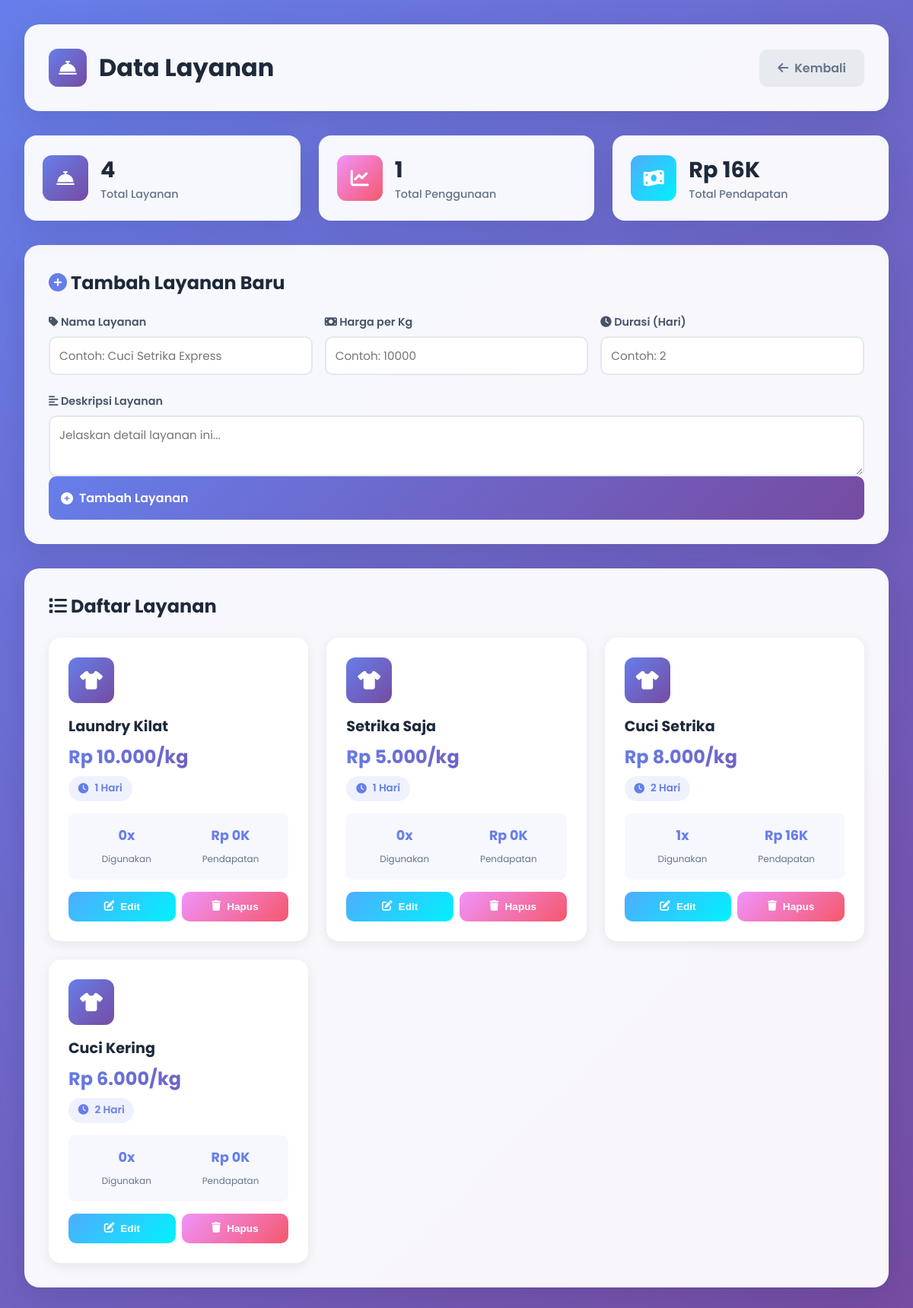
Before: /layanan.php (signed in) with the older database file.
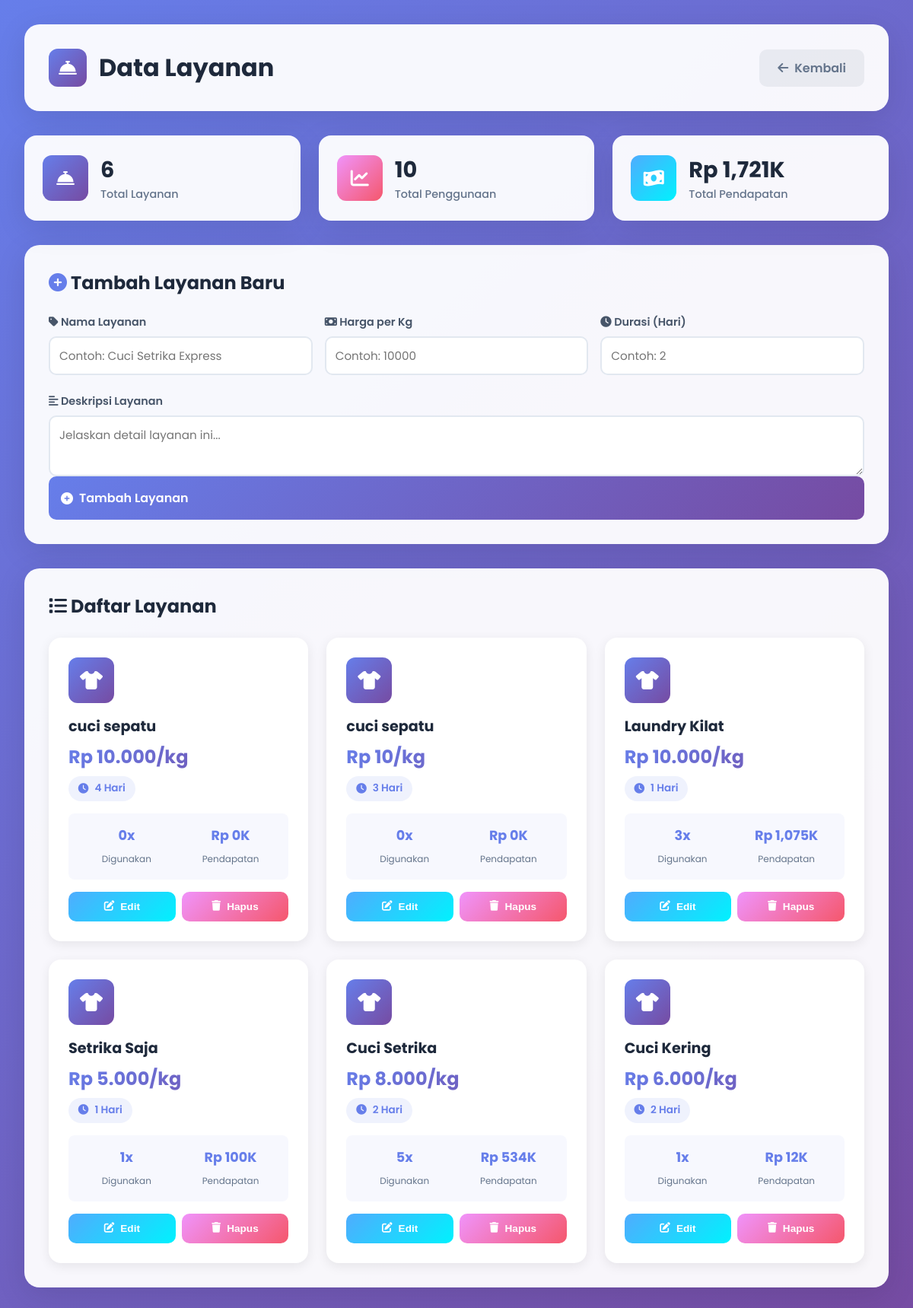
After: the same page with the newer database file.
### tables this page shows
CREATE TABLE `layanan` (
  `id_layanan` int(11) NOT NULL,
  `nama_layanan` varchar(100) NOT NULL,
  `harga_per_kg` decimal(10,2) NOT NULL,
  `durasi_hari` int(11) NOT NULL,
  `deskripsi` text DEFAULT NULL
);

### layanan.php (the view, shortened to what the changed rows need)
<?php
$koneksi = new mysqli("localhost", "root", "", "laundry_db");
$layananData = [];
$sql = "SELECT l.*,
        COUNT(dt.id_detail) as total_penggunaan,
        COALESCE(SUM(dt.subtotal), 0) as total_pendapatan
        FROM layanan l
        LEFT JOIN detail_transaksi dt ON l.id_layanan = dt.id_layanan
        LEFT JOIN transaksi t ON dt.id_transaksi = t.id_transaksi AND t.STATUS = 'selesai'
        GROUP BY l.id_layanan
        ORDER BY l.id_layanan DESC";
$result = $koneksi->query($sql);
while ($row = $result->fetch_assoc()) {
    $layananData[] = $row;
}
$totalLayanan = count($layananData);
?>
<!DOCTYPE html>
<html lang="id">
<head>
    <link href="https://cdnjs.cloudflare.com/ajax/libs/font-awesome/6.4.0/css/all.min.css" rel="stylesheet">
</head>
<body>
    <div class="container">
        <div class="header">
            <h1>
                <div class="icon">
                    <i class="fas fa-concierge-bell"></i>
                </div>
                Data Layanan
            </h1>
        </div>
        <div class="stats-row">
            <div class="stat-box">
                <div class="stat-info">
                    <h3><?php echo $totalLayanan; ?></h3>
                    <p>Total Layanan</p>
                </div>
            </div>
            <div class="stat-box">
                <div class="stat-info">
                    <h3><?php
                        $totalPenggunaan = array_sum(array_column($layananData, 'total_penggunaan'));
                        echo $totalPenggunaan;
                    ?></h3>
                    <p>Total Penggunaan</p>
                </div>
            </div>
            <div class="stat-box">
                <div class="stat-info">
                    <h3>Rp <?php
                        $totalPendapatan = array_sum(array_column($layananData, 'total_pendapatan'));
                        echo number_format($totalPendapatan/1000, 0);
                    ?>K</h3>
                    <p>Total Pendapatan</p>
                </div>
            </div>
        </div>
        <div class="card">
            <h2 style="margin-bottom: 1.5rem; color: #1e293b;">
                <i class="fas fa-plus-circle" style="color: #667eea;"></i> Tambah Layanan Baru
            </h2>
        </div>
        <div class="card">
            <h2 style="margin-bottom: 1.5rem; color: #1e293b;">
                <i class="fas fa-list"></i> Daftar Layanan
            </h2>
            <?php if (count($layananData) > 0): ?>
            <div class="services-grid">
                <?php foreach ($layananData as $service): ?>
                <div class="service-card">
                    <div class="service-icon">
                        <i class="fas fa-tshirt"></i>
                    </div>
                    <div class="service-header">
                        <h3><?php echo $service['nama_layanan']; ?></h3>
                    </div>
                    <div class="service-price">
                        Rp <?php echo number_format($service['harga_per_kg'], 0, ',', '.'); ?>/kg
                    </div>
                    <div class="service-duration">
                        <i class="fas fa-clock"></i>
                        <?php echo $service['durasi_hari']; ?> Hari
                    </div>
                    <div class="service-stats">
                        <div class="stat-item">
                            <strong><?php echo $service['total_penggunaan']; ?>x</strong>
                            <span>Digunakan</span>
                        </div>
                        <div class="stat-item">
                            <strong>Rp <?php echo number_format($service['total_pendapatan']/1000, 0); ?>K</strong>
                            <span>Pendapatan</span>
                        </div>
                    </div>
                    <div class="service-actions">
                        <button class="btn-action btn-edit" onclick="editService(<?php echo htmlspecialchars(json_encode($service)); ?>)">
                            <i class="fas fa-edit"></i> Edit
                        </button>
                        <button class="btn-action btn-delete" onclick="deleteService(<?php echo $service['id_layanan']; ?>)">
                            <i class="fas fa-trash"></i> Hapus
                        </button>
                    </div>
                </div>
                <?php endforeach; ?>
            </div>
            <?php endif; ?>
        </div>
    </div>
</body>
</html>

Changed rows visible on the page:
added layanan: nama_layanan "cuci sepatu", harga_per_kg "10.000", durasi_hari "4", total_penggunaan "0", total_pendapatan "0"
added layanan: nama_layanan "cuci sepatu", harga_per_kg "10", durasi_hari "3", total_penggunaan "0", total_pendapatan "0"
computed for layanan "Laundry Kilat": total_penggunaan "0" → "3"; total_pendapatan "0" → "1,075"
computed for layanan "Setrika Saja": total_penggunaan "0" → "1"; total_pendapatan "0" → "100"
computed for layanan "Cuci Setrika": total_penggunaan "1" → "5"; total_pendapatan "16" → "534"
computed for layanan "Cuci Kering": total_penggunaan "0" → "1"; total_pendapatan "0" → "12"
Other visible differences:
$totalLayanan: "4" → "6"
$totalPenggunaan: "1" → "10"
$totalPendapatan/1000: "16" → "1,721"
